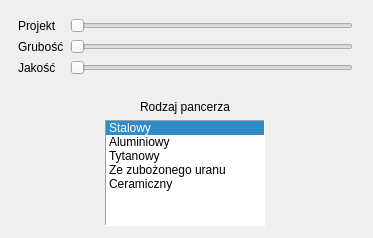
<?xml version="1.0" encoding="UTF-8"?>
<ui version="4.0">
 <class>cl_TabPancerz</class>
 <widget class="QWidget" name="cl_TabPancerz">
  <property name="windowModality">
   <enum>Qt::NonModal</enum>
  </property>
  <property name="geometry">
   <rect>
    <x>0</x>
    <y>0</y>
    <width>373</width>
    <height>238</height>
   </rect>
  </property>
  <property name="sizePolicy">
   <sizepolicy hsizetype="Preferred" vsizetype="Preferred">
    <horstretch>2</horstretch>
    <verstretch>2</verstretch>
   </sizepolicy>
  </property>
  <property name="minimumSize">
   <size>
    <width>300</width>
    <height>100</height>
   </size>
  </property>
  <property name="maximumSize">
   <size>
    <width>600</width>
    <height>300</height>
   </size>
  </property>
  <property name="windowTitle">
   <string>Form</string>
  </property>
  <widget class="QWidget" name="layoutWidget">
   <property name="geometry">
    <rect>
     <x>0</x>
     <y>0</y>
     <width>371</width>
     <height>244</height>
    </rect>
   </property>
   <layout class="QVBoxLayout" name="verticalLayout">
    <property name="sizeConstraint">
     <enum>QLayout::SetNoConstraint</enum>
    </property>
    <property name="leftMargin">
     <number>9</number>
    </property>
    <property name="topMargin">
     <number>9</number>
    </property>
    <property name="rightMargin">
     <number>9</number>
    </property>
    <property name="bottomMargin">
     <number>9</number>
    </property>
    <item>
     <widget class="QFrame" name="formFrame">
      <property name="sizePolicy">
       <sizepolicy hsizetype="Expanding" vsizetype="Minimum">
        <horstretch>1</horstretch>
        <verstretch>1</verstretch>
       </sizepolicy>
      </property>
      <property name="minimumSize">
       <size>
        <width>0</width>
        <height>0</height>
       </size>
      </property>
      <layout class="QFormLayout" name="formLayout_3">
       <property name="fieldGrowthPolicy">
        <enum>QFormLayout::ExpandingFieldsGrow</enum>
       </property>
       <item row="0" column="0">
        <widget class="QLabel" name="labPancerz">
         <property name="sizePolicy">
          <sizepolicy hsizetype="Minimum" vsizetype="Expanding">
           <horstretch>0</horstretch>
           <verstretch>0</verstretch>
          </sizepolicy>
         </property>
         <property name="minimumSize">
          <size>
           <width>0</width>
           <height>0</height>
          </size>
         </property>
         <property name="text">
          <string>Projekt</string>
         </property>
        </widget>
       </item>
       <item row="0" column="1">
        <widget class="QSlider" name="ProjPanc">
         <property name="sizePolicy">
          <sizepolicy hsizetype="Expanding" vsizetype="Fixed">
           <horstretch>0</horstretch>
           <verstretch>0</verstretch>
          </sizepolicy>
         </property>
         <property name="minimumSize">
          <size>
           <width>200</width>
           <height>0</height>
          </size>
         </property>
         <property name="palette">
          <palette>
           <active>
            <colorrole role="Highlight">
             <brush brushstyle="SolidPattern">
              <color alpha="255">
               <red>0</red>
               <green>255</green>
               <blue>0</blue>
              </color>
             </brush>
            </colorrole>
            <colorrole role="Link">
             <brush brushstyle="SolidPattern">
              <color alpha="255">
               <red>20</red>
               <green>255</green>
               <blue>208</blue>
              </color>
             </brush>
            </colorrole>
           </active>
           <inactive>
            <colorrole role="Highlight">
             <brush brushstyle="SolidPattern">
              <color alpha="255">
               <red>0</red>
               <green>255</green>
               <blue>0</blue>
              </color>
             </brush>
            </colorrole>
            <colorrole role="Link">
             <brush brushstyle="SolidPattern">
              <color alpha="255">
               <red>20</red>
               <green>255</green>
               <blue>208</blue>
              </color>
             </brush>
            </colorrole>
           </inactive>
           <disabled>
            <colorrole role="Highlight">
             <brush brushstyle="SolidPattern">
              <color alpha="255">
               <red>51</red>
               <green>153</green>
               <blue>255</blue>
              </color>
             </brush>
            </colorrole>
            <colorrole role="Link">
             <brush brushstyle="SolidPattern">
              <color alpha="255">
               <red>20</red>
               <green>255</green>
               <blue>208</blue>
              </color>
             </brush>
            </colorrole>
           </disabled>
          </palette>
         </property>
         <property name="minimum">
          <number>10</number>
         </property>
         <property name="maximum">
          <number>100</number>
         </property>
         <property name="value">
          <number>10</number>
         </property>
         <property name="orientation">
          <enum>Qt::Horizontal</enum>
         </property>
         <property name="invertedControls">
          <bool>false</bool>
         </property>
         <property name="tickPosition">
          <enum>QSlider::NoTicks</enum>
         </property>
         <property name="tickInterval">
          <number>20</number>
         </property>
        </widget>
       </item>
       <item row="1" column="0">
        <widget class="QLabel" name="label_10">
         <property name="sizePolicy">
          <sizepolicy hsizetype="Minimum" vsizetype="Expanding">
           <horstretch>0</horstretch>
           <verstretch>0</verstretch>
          </sizepolicy>
         </property>
         <property name="text">
          <string>Grubość</string>
         </property>
        </widget>
       </item>
       <item row="1" column="1">
        <widget class="QSlider" name="SkPanc">
         <property name="minimum">
          <number>10</number>
         </property>
         <property name="maximum">
          <number>100</number>
         </property>
         <property name="orientation">
          <enum>Qt::Horizontal</enum>
         </property>
         <property name="tickPosition">
          <enum>QSlider::NoTicks</enum>
         </property>
         <property name="tickInterval">
          <number>20</number>
         </property>
        </widget>
       </item>
       <item row="2" column="0">
        <widget class="QLabel" name="label_3">
         <property name="text">
          <string>Jakość</string>
         </property>
        </widget>
       </item>
       <item row="2" column="1">
        <widget class="QSlider" name="WykPanc">
         <property name="minimum">
          <number>10</number>
         </property>
         <property name="maximum">
          <number>100</number>
         </property>
         <property name="orientation">
          <enum>Qt::Horizontal</enum>
         </property>
        </widget>
       </item>
      </layout>
     </widget>
    </item>
    <item>
     <widget class="QFrame" name="frame_2">
      <property name="sizePolicy">
       <sizepolicy hsizetype="Expanding" vsizetype="Expanding">
        <horstretch>1</horstretch>
        <verstretch>3</verstretch>
       </sizepolicy>
      </property>
      <property name="minimumSize">
       <size>
        <width>0</width>
        <height>120</height>
       </size>
      </property>
      <property name="layoutDirection">
       <enum>Qt::LeftToRight</enum>
      </property>
      <property name="frameShape">
       <enum>QFrame::NoFrame</enum>
      </property>
      <property name="frameShadow">
       <enum>QFrame::Raised</enum>
      </property>
      <layout class="QGridLayout" name="gridLayout">
       <property name="leftMargin">
        <number>9</number>
       </property>
       <item row="0" column="1" alignment="Qt::AlignHCenter">
        <widget class="QLabel" name="label_4">
         <property name="sizePolicy">
          <sizepolicy hsizetype="Preferred" vsizetype="Maximum">
           <horstretch>1</horstretch>
           <verstretch>1</verstretch>
          </sizepolicy>
         </property>
         <property name="maximumSize">
          <size>
           <width>16777215</width>
           <height>15</height>
          </size>
         </property>
         <property name="text">
          <string>Rodzaj pancerza</string>
         </property>
        </widget>
       </item>
       <item row="1" column="1">
        <widget class="QListWidget" name="lista_pancerz">
         <property name="sizePolicy">
          <sizepolicy hsizetype="Preferred" vsizetype="Expanding">
           <horstretch>1</horstretch>
           <verstretch>2</verstretch>
          </sizepolicy>
         </property>
         <property name="minimumSize">
          <size>
           <width>0</width>
           <height>70</height>
          </size>
         </property>
         <property name="maximumSize">
          <size>
           <width>160</width>
           <height>1000</height>
          </size>
         </property>
         <property name="frameShape">
          <enum>QFrame::Panel</enum>
         </property>
         <property name="currentRow">
          <number>0</number>
         </property>
         <item>
          <property name="text">
           <string>Stalowy</string>
          </property>
          <property name="flags">
           <set>ItemIsSelectable|ItemIsDragEnabled|ItemIsEnabled</set>
          </property>
         </item>
         <item>
          <property name="text">
           <string>Aluminiowy</string>
          </property>
         </item>
         <item>
          <property name="text">
           <string>Tytanowy</string>
          </property>
         </item>
         <item>
          <property name="text">
           <string>Ze zubożonego uranu</string>
          </property>
         </item>
         <item>
          <property name="text">
           <string>Ceramiczny</string>
          </property>
         </item>
        </widget>
       </item>
      </layout>
     </widget>
    </item>
   </layout>
  </widget>
 </widget>
 <resources/>
 <connections/>
</ui>
